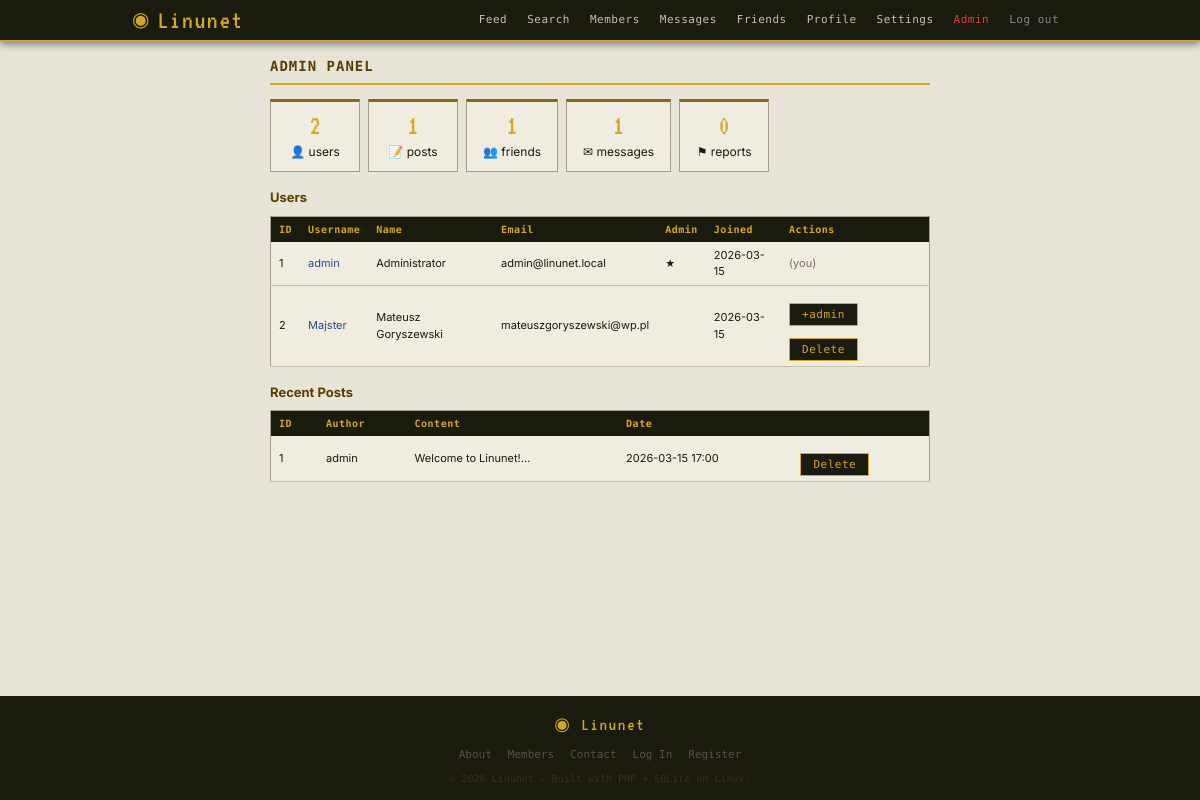
/admin.php (signed in), run on the app's committed database.
### tables this page shows
CREATE TABLE users (
        id INTEGER PRIMARY KEY AUTOINCREMENT,
        username TEXT UNIQUE NOT NULL,
        email TEXT UNIQUE NOT NULL,
        password_hash TEXT NOT NULL,
        full_name TEXT NOT NULL,
        bio TEXT DEFAULT '',
        avatar TEXT DEFAULT 'default.png',
        favorite_os TEXT DEFAULT '',
        interests TEXT DEFAULT '',
        birthdate TEXT DEFAULT '',
        post_privacy TEXT DEFAULT 'public',
        is_admin INTEGER DEFAULT 0,
        created_at DATETIME DEFAULT CURRENT_TIMESTAMP
    );

CREATE TABLE posts (
        id INTEGER PRIMARY KEY AUTOINCREMENT,
        user_id INTEGER NOT NULL,
        content TEXT NOT NULL,
        image TEXT DEFAULT '',
        link TEXT DEFAULT '',
        privacy TEXT DEFAULT 'public',
        created_at DATETIME DEFAULT CURRENT_TIMESTAMP,
        FOREIGN KEY (user_id) REFERENCES users(id)
    );

### auth.php (called while the page is built, shortened)
<?php
function currentUser(): ?array {
    $db = getDB();
    $stmt = $db->prepare("SELECT * FROM users WHERE id = ?");
    $stmt->execute([(int)$_SESSION['user_id']]);
    $user = $stmt->fetch();
    return $user;
}

### admin.php (the view, shortened to what this page needs)
<?php
require_once 'auth.php';
$db = getDB();
$me = currentUser();
$users = $db->query("SELECT id,username,full_name,email,is_admin,created_at FROM users ORDER BY id")->fetchAll();
$posts = $db->query("SELECT p.id,p.content,p.created_at,u.username FROM posts p JOIN users u ON p.user_id=u.id ORDER BY p.created_at DESC LIMIT 30")->fetchAll();
$stats = [
    'users' => $db->query("SELECT COUNT(*) FROM users")->fetchColumn(),
    'posts' => $db->query("SELECT COUNT(*) FROM posts")->fetchColumn(),
    'friends' => $db->query("SELECT COUNT(*) FROM friends WHERE status='accepted'")->fetchColumn(),
    'messages' => $db->query("SELECT COUNT(*) FROM messages")->fetchColumn(),
    'reports' => $db->query("SELECT COUNT(*) FROM reports WHERE status='pending'")->fetchColumn(),
];
include 'tpl_header.php';
?>
<div class="layout-single">
  <h2>Admin Panel</h2>
  <div class="admin-stats">
    <?php foreach (['users'=>'👤','posts'=>'📝','friends'=>'👥','messages'=>'✉','reports'=>'⚑'] as $k=>$icon): ?>
    <div class="stat-box"><span><?= $stats[$k] ?></span><?= $icon ?> <?= $k ?></div>
    <?php endforeach; ?>
  </div>
  <h3>Users</h3>
  <table class="admin-table">
    <tr><th>ID</th><th>Username</th><th>Name</th><th>Email</th><th>Admin</th><th>Joined</th><th>Actions</th></tr>
    <?php foreach ($users as $u): ?>
    <tr>
      <td><?= $u['id'] ?></td>
      <td><a href="profile.php?u=<?= htmlspecialchars($u['username']) ?>"><?= htmlspecialchars($u['username']) ?></a></td>
      <td><?= htmlspecialchars($u['full_name']) ?></td>
      <td><?= htmlspecialchars($u['email']) ?></td>
      <td><?= $u['is_admin'] ? '★' : '' ?></td>
      <td><?= substr($u['created_at'],0,10) ?></td>
      <td><?php if ($u['id'] !== $me['id']): ?>
        <form method="POST" style="display:inline">
          <button name="action" value="<?= $u['is_admin']?'remove_admin':'make_admin' ?>"><?= $u['is_admin']?'-admin':'+admin' ?></button>
          <button name="action" value="delete_user" onclick="return confirm('Delete user?')">Delete</button>
        </form>
      <?php else: ?><span class="muted">(you)</span><?php endif; ?></td>
    </tr>
    <?php endforeach; ?>
  </table>
  <h3>Recent Posts</h3>
  <table class="admin-table">
    <tr><th>ID</th><th>Author</th><th>Content</th><th>Date</th><th></th></tr>
    <?php foreach ($posts as $p): ?>
    <tr>
      <td><?= $p['id'] ?></td><td><?= htmlspecialchars($p['username']) ?></td>
      <td><?= htmlspecialchars(substr($p['content'],0,80)) ?>…</td><td><?= substr($p['created_at'],0,16) ?></td>
      <td><form method="POST" style="display:inline"><input type="hidden" name="pid" value="<?= $p['id'] ?>"><button name="action" value="delete_post" onclick="return confirm('Delete post?')">Delete</button></form></td>
    </tr>
    <?php endforeach; ?>
  </table>
</div>
<?php include 'tpl_footer.php'; ?>

### style.css (style rules this page uses)
:root { --bg: #e8e4d8; --bg2: #d4cfc0; --white: #f5f2ea; --panel: #f0ece0; --border: #a89f88; --border2: #c8c0a8; --text: #1a1a0e; --text2: #4a4438; --muted: #7a7060; --link: #2a4a8a; --link-hover: #1a3060; --accent: #5a3e00; --accent2: #8b6914; --green: #1a5c1a; --red: #8b1a1a; --topbar-bg: #1a1a0e; --topbar-text: #c8c0a8; --topbar-acc: #d4a820; --topbar-h: 42px; --radius: 0px; --max-w: 960px; }
*, *::before, *::after { box-sizing: border-box; margin: 0; padding: 0; }
html { scroll-behavior: smooth; }
body { font-family: 'Inter', Tahoma, Verdana, sans-serif; font-size: 12px; background: var(--bg); color: var(--text); line-height: 1.5; background-image: repeating-linear-gradient( 0deg, transparent, transparent 23px, rgba(0,0,0,0.03) 24px ); min-height: 100vh; display: flex; flex-direction: column; }
a { color: var(--link); text-decoration: none; }
.layout-single { max-width: 660px; margin: 0 auto; }
.admin-stats { display: flex; flex-wrap: wrap; gap: 8px; margin-bottom: 16px; }
.stat-box { background: var(--panel); border: 1px solid var(--border); border-top: 3px solid var(--accent2); padding: 10px 16px; text-align: center; min-width: 90px; }
.stat-box span { display: block; font-family: 'VT323', monospace; font-size: 28px; color: var(--topbar-acc); line-height: 1; margin-bottom: 3px; }
.admin-table { width: 100%; border-collapse: collapse; font-size: 11px; margin-bottom: 16px; background: var(--panel); border: 1px solid var(--border); }
.admin-table th { background: var(--topbar-bg); color: var(--topbar-acc); padding: 5px 8px; text-align: left; font-family: 'Share Tech Mono', monospace; font-size: 10px; letter-spacing: 0.5px; }
.admin-table td { padding: 5px 8px; border-bottom: 1px solid var(--border2); }
button, .btn { background: var(--topbar-bg); color: var(--topbar-acc); border: 1px solid var(--topbar-acc); padding: 4px 12px; font-size: 11px; font-family: 'Share Tech Mono', monospace; letter-spacing: 0.5px; cursor: pointer; display: inline-block; text-decoration: none; transition: all 0.15s; }
form button { margin-top: 12px; }
.muted { color: var(--muted); }
h2 { font-family: 'Share Tech Mono', monospace; font-size: 14px; text-transform: uppercase; letter-spacing: 1px; color: var(--accent); border-bottom: 2px solid var(--topbar-acc); padding-bottom: 6px; margin-bottom: 14px; }
h3 { font-size: 13px; color: var(--accent); margin-bottom: 8px; }
html { height: 100%; }
body { min-height: 100vh !important; display: flex !important; flex-direction: column !important; }

### data on the page
users: id "1", username "admin", full_name "Administrator", email "admin@linunet.local", created_at "2026-03-15", shows "(you)"
users: id "2", username "Majster", full_name "Mateusz Goryszewski", email "mateuszgoryszewski@wp.pl", created_at "2026-03-15", is_admin "+admin"
posts: id "1", user.username "admin", content "Welcome to Linunet!", created_at "2026-03-15 17:00"

### other printed values
SITE_NAME "Linunet"
$stats[$k] "2"
$icon "👤"
$k "users"
$stats[$k] "1"
$icon "📝"
$k "posts"
$icon "👥"
$k "friends"
$icon "✉"
$k "messages"
$stats[$k] "0"
$icon "⚑"
$k "reports"
